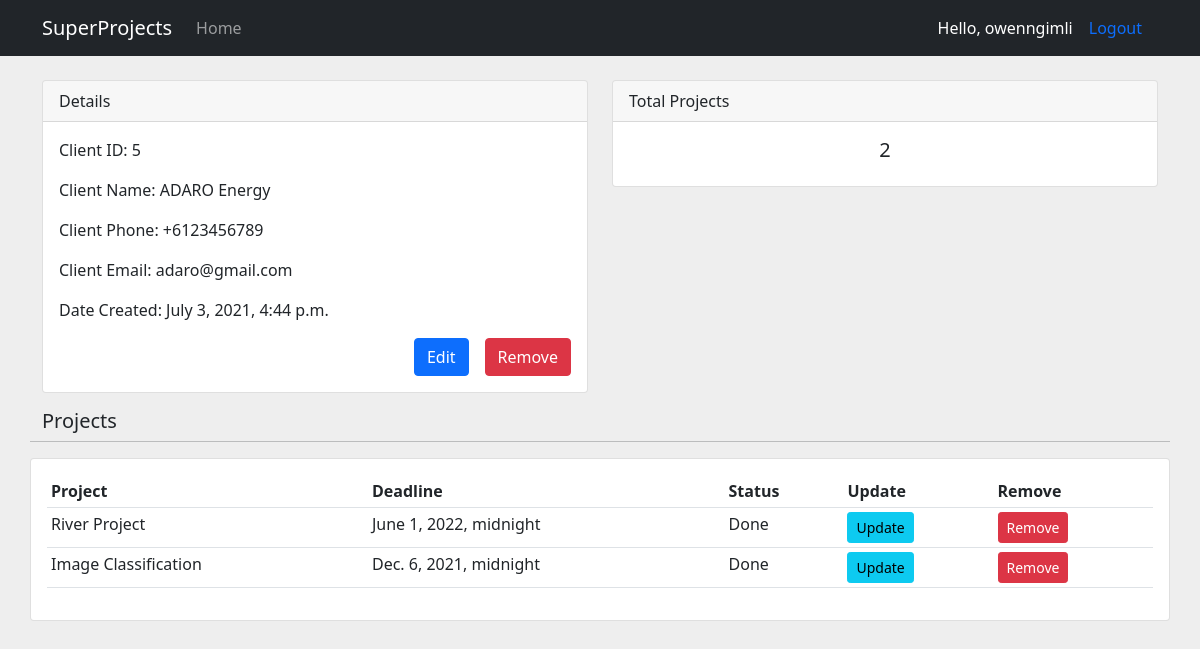
Page /client/5/ (signed in) on the earlier database version.
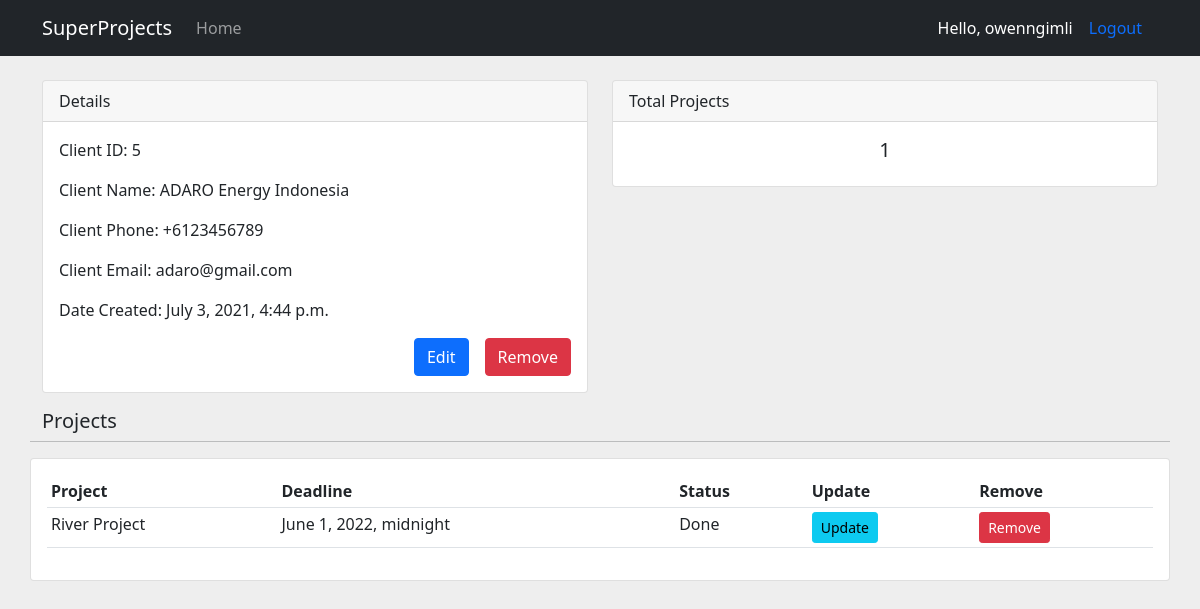
Same page on the later database version.
### project/models.py (models this page shows, shortened)
class Client(models.Model):
    name = models.CharField(max_length=128, null=True)
    phone = models.CharField(max_length=20, null=True, blank=True)
    email = models.CharField(max_length=50, null=True)
    date_created = models.DateTimeField(auto_now_add=True) #auto_now is for future dates (e.g. modify date)

class Project(models.Model):
    STATUS = (
        ('Pending', 'Pending'),
        ('In Progress', 'In Progress'),
        ('Done', 'Done')
    )
    name = models.CharField(max_length=128)
    deadline = models.DateTimeField()
    date_created = models.DateTimeField(auto_now_add=True)
    description = models.TextField(max_length=128, null=True, blank=True)
    status = models.CharField(max_length=20, null=True, choices=STATUS)
    client = models.ForeignKey(Client, null=True, blank=True, on_delete=models.SET_NULL)

### project/views.py (the view)
# urls.py: path('client/<str:pk_client>/', views.client, name='client'),
@login_required(login_url='login')
def client(request, pk_client):
    client = Client.objects.get(id=pk_client)
    projects = client.project_set.all()
    total_projects = projects.count()
    context = {
        "projects": projects,
        "client": client,
        "total_projects": total_projects
    }
    return render(request, 'project/client.html', context)

### project/templates/project/client.html
{% extends 'project/base.html' %}
{% block content %}
<br />
<div class="container">
  <div class="row">
    <div class="col-md-6">
      <div class="card mb-3">
        <div class="card-header">Details</div>
        <div class="card-body">
          <p class="card-text">Client ID: {{ client.id }}</p>
          <p class="card-text">Client Name: {{ client.name }}</p>
          <p class="card-text">Client Phone: {{ client.phone }}</p>
          <p class="card-text">Client Email: {{ client.email }}</p>
          <p class="card-text">Date Created: {{ client.date_created }}</p>
          <div
            class="btn-wrapper"
            style="
              display: flex;
              justify-content: flex-end;
              align-items: center;
            "
          >
            <a
              href="{% url 'update_client' client.id %}"
              class="btn btn-primary btn-block mx-3"
              >Edit</a
            >
            <a
              href="{% url 'delete_client' client.id %}"
              class="btn btn-danger btn-block"
              >Remove</a
            >
          </div>
        </div>
      </div>
    </div>
    <div class="col-md-6">
      <div class="card mb-3">
        <div class="card-header">Total Projects</div>
        <div class="card-body">
          <h5 class="card-title" style="text-align: center">
            {{ total_projects }}
          </h5>
        </div>
      </div>
    </div>
  </div>
  <div class="row">
    <h5>Projects</h5>
    <hr />
    <div class="card card-body">
      <table class="table table-sm">
        <tr>
          <th>Project</th>
          <th>Deadline</th>
          <th>Status</th>
          <th>Update</th>
          <th>Remove</th>
        </tr>
        {% for proj in projects %}
        <tr>
          <td>{{ proj.name }}</td>
          <td>{{ proj.deadline }}</td>
          <td>{{ proj.status }}</td>
          <td>
            <a
              class="btn btn-sm btn-info"
              href="{% url 'update_project' proj.id %}"
              >Update</a
            >
          </td>
          <td>
            <a
              class="btn btn-sm btn-danger"
              href="{% url 'delete_project' proj.id %}"
              >Remove</a
            >
          </td>
        </tr>
        {% endfor %}
      </table>
    </div>
  </div>
</div>
{% endblock %}

Differences in the rows shown:
removed Project: name "Image Classification", deadline "Dec. 6, 2021, midnight", status "Done"
changed Client "adaro@gmail.com": name "ADARO Energy" → "ADARO Energy Indonesia"
Other differences:
{{ total_projects }}: "2" → "1"
